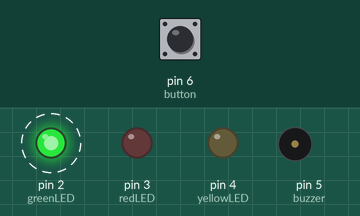
This sketch was run on a simulated Arduino Uno, built with avr-gcc and run on an emulated ATmega328P. On the bench: output pins drawn as LEDs (lit = HIGH), buzzer (waves = sounding). Dashed ring = blinking. The test bench sets the inputs (shaded band); at power-on: pin 6 (button) HIGH.

Above: at 1.3 s.
1.7 s: pin 6 (button) pulled LOW for 0.5 s
At 2.1 s:
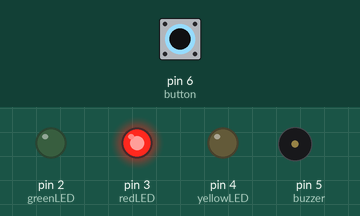
4.7 s: pin 6 (button) pulled LOW for 1 s
At 5.1 s:
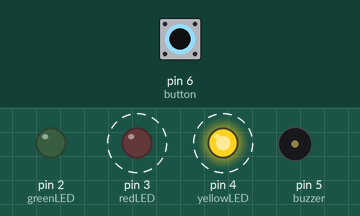
7.7 s: pin 6 (button) pulled LOW for 3.2 s
At 8.5 s:
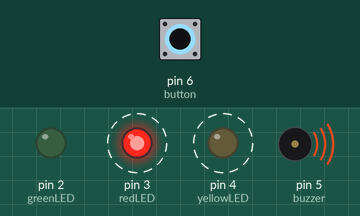
Timing chart, 0 to 18.4 s (numbered marks = the images above; inputs shaded):
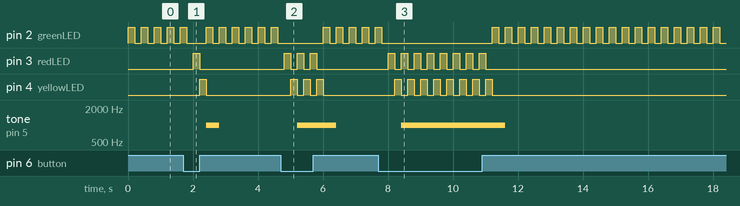

Measured:
- after the input at 1.7 s, pin 3 (redLED): LOW → HIGH after 0.30 s, → LOW 0.20 s later; pin 4 (yellowLED): LOW → HIGH after 0.50 s, → LOW 0.20 s later; tone on pin 5 (buzzer): silent → 1000 Hz after 0.70 s, → silent 0.40 s later
- after the input at 4.7 s, pin 3 (redLED): alternates HIGH for 0.20 s and LOW for 0.20 s, 6 changes in all, then stays LOW, starting after 0.10 s; pin 4 (yellowLED): alternates HIGH for 0.20 s and LOW for 0.20 s, 6 changes in all, then stays LOW, starting after 0.30 s; tone on pin 5 (buzzer): silent → 1000 Hz after 0.50 s, → silent 1.2 s later
- after the input at 7.7 s, pin 3 (redLED): alternates HIGH for 0.20 s and LOW for 0.20 s, 16 changes in all, then stays LOW, starting after 0.30 s; pin 4 (yellowLED): alternates HIGH for 0.20 s and LOW for 0.20 s, 16 changes in all, then stays LOW, starting after 0.50 s; tone on pin 5 (buzzer): silent → 1000 Hz after 0.70 s, → silent 3.2 s later
- by itself, pin 2 (greenLED): repeats every 0.40 s: HIGH 0.20 s, LOW 0.20 s

The sketch:

BtnBuzzerLED.ino
```cpp
/*
  BtnBuzzerLED —— 交通燈單元的入門陽春版（按鈕+LED+蜂鳴器）

  跟 TraficLamp／TraficLamp2／TraficLamp3 的差異：
  - TraficLamp 系列：用非阻塞（non-blocking）狀態機寫法，紅黃綠燈自動循環，
    程式架構較複雜，適合已經熟悉 Arduino 的階段
  - BtnBuzzerLED（本檔）：用最直觀的 delay() 阻塞式寫法，按住按鈕時
    紅黃燈交替閃爍＋蜂鳴器響，放開按鈕時綠燈閃爍＋蜂鳴器靜音，
    邏輯單純，適合當交通燈單元「正式版」之前的暖身練習

  教學重點：
  - 先讓學生用簡單的 if/else + delay() 做出「看起來像」紅綠燈的效果，
    建立成就感，之後再進到 TraficLamp 系列學習為什麼要改用非阻塞寫法
    （這裡用 delay() 會讓按鈕在閃爍延遲期間沒辦法即時反應，可以拿來
    當作引出「非阻塞控制」概念的活教材）

  （原始程式為課程資料整理保留，供交通燈單元銜接教學用）
*/

const int greenLED = 2;
const int redLED = 3;
const int yellowLED = 4;
const int buzzer = 5;
const int button = 6;

void setup() {
  pinMode(redLED, OUTPUT);
  pinMode(yellowLED, OUTPUT);
  pinMode(greenLED, OUTPUT);
  pinMode(button, INPUT_PULLUP); // 使用內部上拉電阻
}

void loop() {
  if (digitalRead(button) == LOW) { // 按鈕按下
    // 紅色與黃色 LED 輪流閃爍
    digitalWrite(redLED, HIGH);
    digitalWrite(yellowLED, LOW);
    delay(200);
    digitalWrite(redLED, LOW);
    digitalWrite(yellowLED, HIGH);
    delay(200);

    // 綠色 LED 滅掉
    digitalWrite(greenLED, LOW);

    // 蜂鳴器使用 tone() 控制
    tone(buzzer, 1000);
  } else { // 按鈕放開
    // 紅色與黃色 LED 滅掉
    digitalWrite(redLED, LOW);
    digitalWrite(yellowLED, LOW);

    // 綠色 LED 閃爍
    digitalWrite(greenLED, HIGH);
    delay(200);
    digitalWrite(greenLED, LOW);
    delay(200);

    // 蜂鳴器靜音
    noTone(buzzer);
  }
}
```
